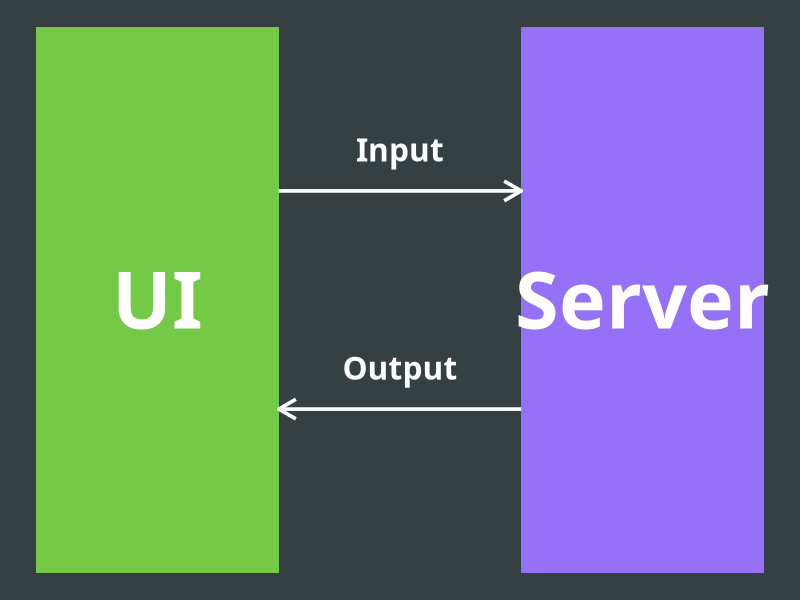
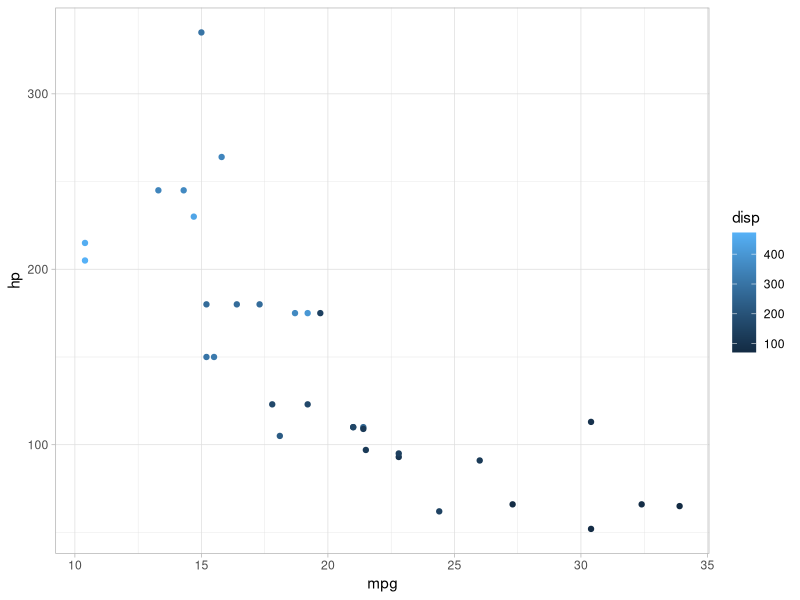

Source code (R) for these figures, in order:
## ---- chunk 1
library(tidyverse)
theme_set(theme_void(base_family = "Avenir Next"))
## ---- chunk 2
shiny_flow_df <- tibble(
  xmin = c(0, 10),
  xmax = c(5, 15),
  ymin = c(0, 0),
  ymax = c(10, 10),
  fill = c("UI", "Server")
)
shiny_flow_df |>
  ggplot() +
  geom_rect(
    aes(
      xmin = xmin,
      xmax = xmax,
      ymin = ymin,
      ymax = ymax,
      fill = fill
    ),
    show.legend = FALSE
  ) +
  geom_text(
    aes(
      x = (xmin + xmax) / 2,
      y = (ymin + ymax) / 2,
      label = fill
    ),
    family = "Avenir Next",
    color = "white",
    fontface = "bold",
    size = 20
  ) +
  geom_segment(
    aes(
      x = c(10, 5),
      xend = c(5, 10),
      y = c(3, 7),
      yend = c(3, 7)
    ),
    arrow = arrow(length = unit(0.5, "cm")),
    linewidth = 1.25,
    color = "white"
  ) +
  geom_text(
    aes(
      x = c(7.5, 7.5),
      y = c(3.75, 7.75),
      label = c("Output", "Input")
    ),
    family = "Avenir Next",
    color = "white",
    fontface = "bold",
    size = 8
  ) +
  scale_fill_manual(
    values = c("#9471f6", "#74c947")
  ) +
  theme(
    panel.background = element_rect(
      fill = "#363f41",
      color = "#363f41"
    )
  )
## ---- chunk 3
library(tidyverse)

theme_set(theme_light())

mtcars |>
  ggplot(aes(x = mpg, y = hp, color = disp)) +
  geom_point()
## ---- chunk 4
# sliderInput("bins", "Number of bins:", 
#             min = 1, max = 50, value = 30)
# plotOutput("distPlot")
## ---- chunk 5
#| context: server
# output$distPlot <- renderPlot({
#   x <- faithful[, 2]  # Old Faithful Geyser data
#   bins <- seq(min(x), max(x), length.out = input$bins + 1)
#   hist(x, breaks = bins, col = 'darkgray', border = 'white')
# })
